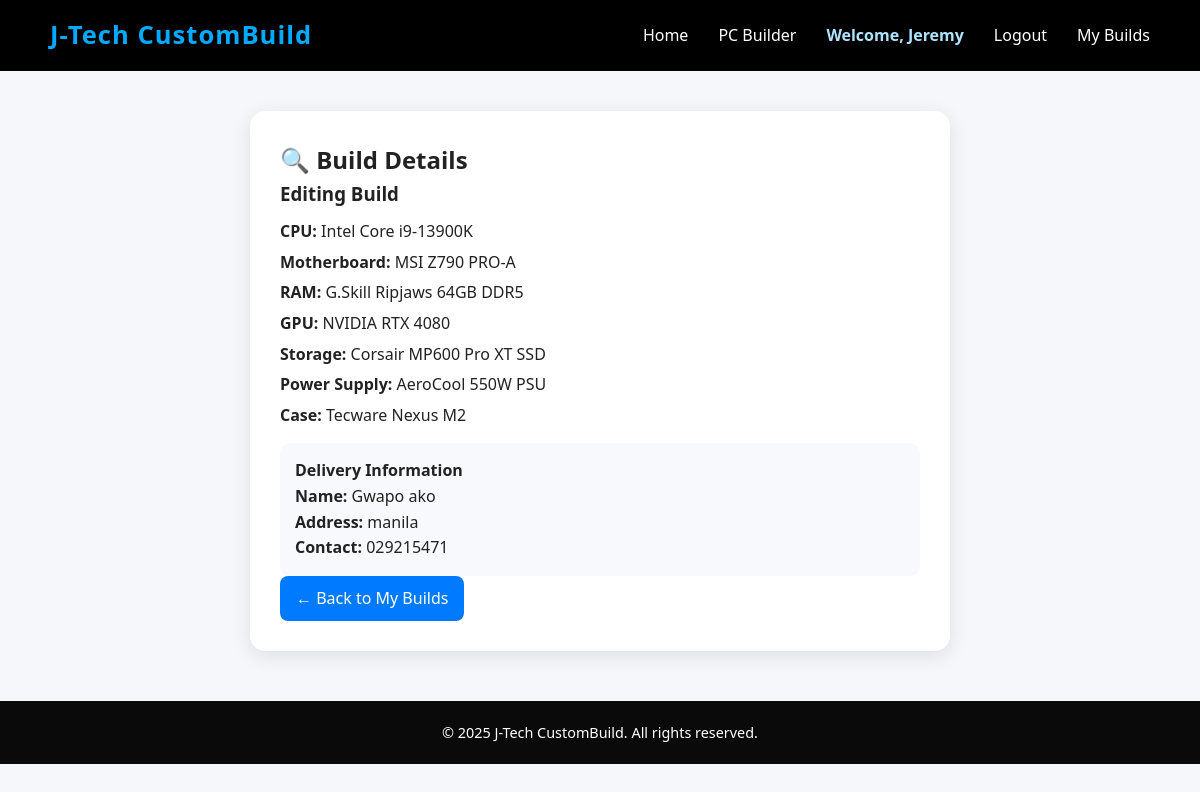
/view-build/3 (signed in), run on the app's committed database.
### tables this page shows
CREATE TABLE builds (
    id INTEGER PRIMARY KEY AUTOINCREMENT,
    user TEXT,
    purpose TEXT,
    cpu TEXT,
    mobo TEXT,
    ram TEXT,
    gpu TEXT,
    storage TEXT,
    psu TEXT,
    cases TEXT,
    fullname TEXT,
    address TEXT,
    contact TEXT
);

### app.py (the view)
@app.route('/view-build/<int:id>')
def view_build(id):
    if 'user' not in session:
        flash('Please log in first.', 'warning')
        return redirect(url_for('login'))
    user = session['user']
    with sqlite3.connect(DB_NAME) as conn:
        cur = conn.cursor()
        cur.execute('''
            SELECT id, purpose, cpu, mobo, ram, gpu, storage, psu, cases, fullname, address, contact
            FROM builds
            WHERE id = ? AND user = ?
        ''', (id, user))
        build = cur.fetchone()
    if not build:
        flash('Build not found or access denied.', 'danger')
        return redirect(url_for('my_builds'))
    return render_template('view_build.html', build=build)

### templates/view_build.html (shortened to what this page needs)
{% extends "base.html" %}
{% block content %}
<div class="build-details-container">
  <h2>🔍 Build Details</h2>
  <div class="build-details-card">
    <h3>{{ build[1] | capitalize }} Build</h3>
    <ul>
      <li><strong>CPU:</strong> {{ build[2] }}</li>
      <li><strong>Motherboard:</strong> {{ build[3] }}</li>
      <li><strong>RAM:</strong> {{ build[4] }}</li>
      <li><strong>GPU:</strong> {{ build[5] }}</li>
      <li><strong>Storage:</strong> {{ build[6] }}</li>
      <li><strong>Power Supply:</strong> {{ build[7] }}</li>
      <li><strong>Case:</strong> {{ build[8] }}</li>
    </ul>
    <div class="delivery-info">
      <h4>Delivery Information</h4>
      <p><strong>Name:</strong> {{ build[9] }}</p>
      <p><strong>Address:</strong> {{ build[10] }}</p>
      <p><strong>Contact:</strong> {{ build[11] }}</p>
    </div>
    <a href="{{ url_for('my_builds') }}" class="btn-back">← Back to My Builds</a>
  </div>
</div>
{% endblock %}

### templates/base.html (shortened to what this page needs)
<!DOCTYPE html>
<html lang="en">
<head>
    <link rel="stylesheet" href="{{ url_for('static', filename='styles.css') }}">
</head>
<body>
    <header>
        <div class="navbar">
            <div class="logo">J-Tech CustomBuild</div>
            <nav>
                <ul>
                    <li><a href="{{ url_for('home') }}">Home</a></li>
                    <li><a href="{{ url_for('choose_purpose') }}">PC Builder</a></li>
                    {% if 'user' in session %}
                        <li class="welcome">Welcome, {{ session['user'] }}</li>
                        <li><a href="{{ url_for('logout') }}">Logout</a></li>
                        <li><a href="{{ url_for('my_builds') }}">My Builds</a></li>
                    {% else %}
                        <li><a href="{{ url_for('login') }}">Login</a></li>
                        <li><a href="{{ url_for('register') }}">Register</a></li>
                    {% endif %}
                </ul>
            </nav>
        </div>
    </header>
    <main>
        {% block content %}{% endblock %}
    </main>
    <footer>
        <p>© 2025 J-Tech CustomBuild. All rights reserved.</p>
    </footer>
</body>
</html>

### static/styles.css (style rules this page uses)
* { margin: 0; padding: 0; box-sizing: border-box; font-family: 'Poppins', 'Segoe UI', sans-serif; }
body { background-color: #f5f7fa; color: #222; line-height: 1.6; }
header { background: #000; color: white; padding: 15px 50px; width: 100%; position: sticky; top: 0; z-index: 100; }
.navbar { display: flex; justify-content: space-between; align-items: center; flex-wrap: wrap; }
.logo { font-size: 1.6rem; font-weight: 700; color: #00aaff; letter-spacing: 1px; }
nav ul { list-style: none; display: flex; gap: 30px; }
nav ul li a { color: white; text-decoration: none; font-weight: 500; transition: 0.3s; }
.welcome { color: #aee4ff; font-weight: 600; }
footer { text-align: center; padding: 20px; background: #0a0a0a; color: white; font-size: 0.9rem; margin-top: 50px; }
.btn-view, .btn-back { display: inline-block; background: #007bff; color: white; padding: 10px 16px; border-radius: 8px; text-decoration: none; transition: background 0.3s ease; }
.build-details-container { max-width: 700px; margin: 40px auto; background: #fff; border-radius: 15px; box-shadow: 0 5px 20px rgba(0,0,0,0.1); padding: 30px; }
.build-details-card ul { list-style: none; padding: 0; margin: 10px 0; }
.build-details-card li { margin: 5px 0; }
.delivery-info { background: #f7f9fc; border-radius: 10px; padding: 15px; margin-top: 15px; }

### data on the page
builds: user "Jeremy", purpose "Editing", cpu "Intel Core i9-13900K", mobo "MSI Z790 PRO-A", ram "G.Skill Ripjaws 64GB DDR5", gpu "NVIDIA RTX 4080", storage "Corsair MP600 Pro XT SSD", psu "AeroCool 550W PSU", cases "Tecware Nexus M2", fullname "Gwapo ako", address "manila", contact "029215471"
